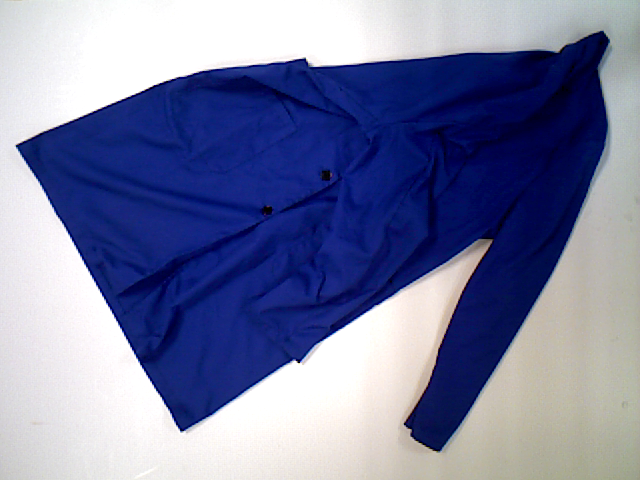
#> input picture data/robe01_1_fold.ppm, 640 x 480 px
$ python depth_plus_rgb.py   (Python 2 division)
#> lines starting #> are read from the running program, lines starting #| are printed output that depends on the picture; after the words box and inside, x2 and y2 are one past the last pixel; in counts of white or black regions, pixels touching at a corner belong together
#> in main, image is the input picture: shape (480, 640, 3); mean B, G, R 161.4, 125.5, 120.1
### segmentation.py
import cv2
import numpy as np
from matplotlib import pyplot as plt

__author__ = 'def'


def get_coloured_item(image):
    # Convert to HSV color space
    image_hsv = cv2.cvtColor(image, cv2.COLOR_BGR2HSV)
#> image_hsv: shape (480, 640, 3); mean H, S, V 85.4, 117.9, 165

    # Threshold value and saturation (using Otsu for threshold selection)
    ret, mask_s = cv2.threshold(image_hsv[:, :, 1], 0, 255, cv2.THRESH_BINARY + cv2.THRESH_OTSU)
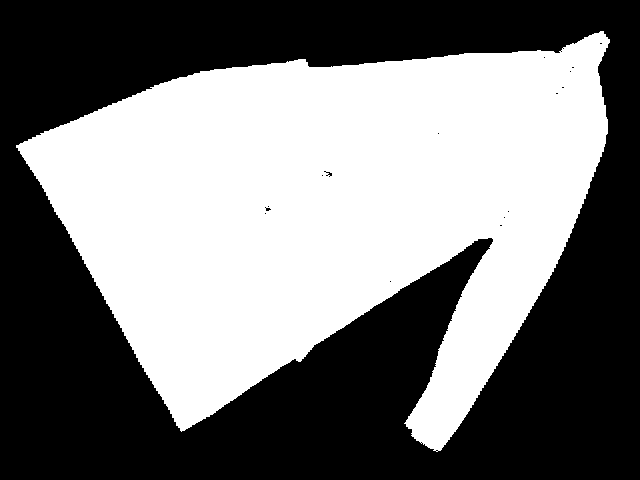
#> mask_s: shape (480, 640); 47.8% white; 1 white region, box (x1, y1, x2, y2) and area: (16, 31, 610, 452) 146850
#> ret = 122
    ret, mask_v = cv2.threshold(image_hsv[:, :, 2], 0, 255, cv2.THRESH_BINARY_INV + cv2.THRESH_OTSU)
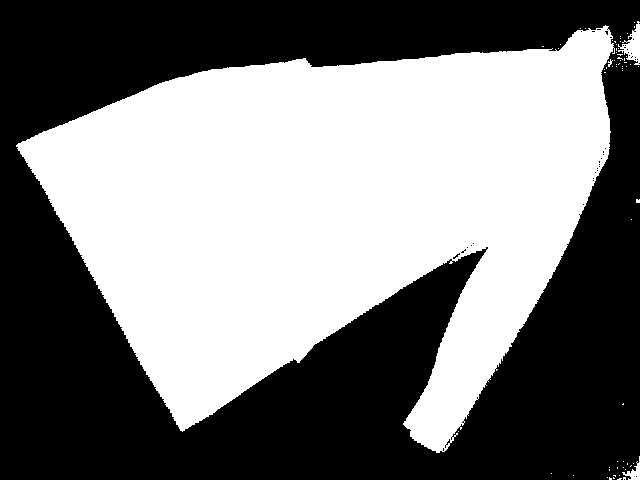
#> mask_v: shape (480, 640); 48.7% white; 64 white regions (61 under 20 px), largest, box (x1, y1, x2, y2) and area: (16, 25, 615, 453) 148960, (618, 21, 640, 65) 441, (622, 456, 640, 480) 157
#> ret = 163

    # mask = cv2.inRange(image_hsv, (0, 0, 150), (180, 100, 255))
    mask = cv2.bitwise_and(mask_s, mask_v)
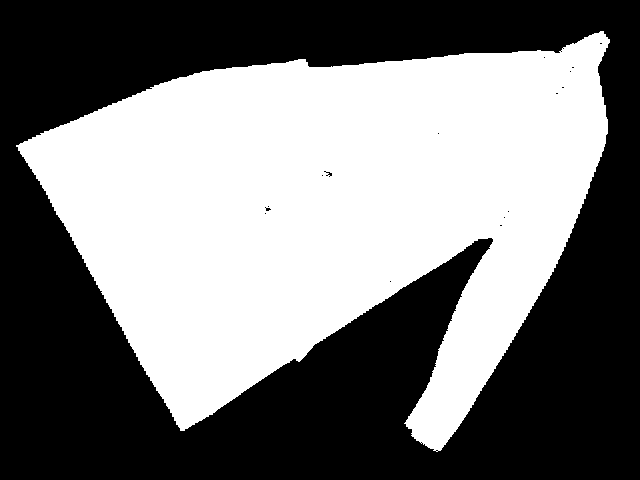
#> mask: shape (480, 640); 47.7% white; 1 white region, box (x1, y1, x2, y2) and area: (16, 31, 610, 452) 146624

    # Filter result using morphological operations (closing)
    kernel = cv2.getStructuringElement(cv2.MORPH_ELLIPSE, (5, 5))
    filtered_mask = cv2.morphologyEx(mask, cv2.MORPH_CLOSE, kernel, iterations=3)
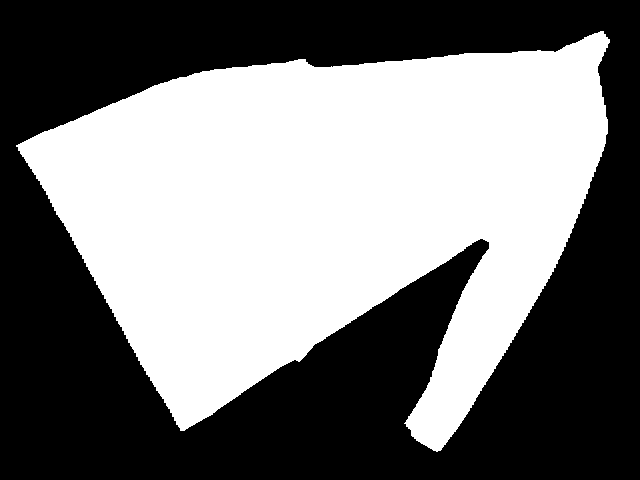
#> filtered_mask: shape (480, 640); 47.8% white; 1 white region

    # Get contours, filter them and fill them to get the final mask:
    contours, dummy = cv2.findContours(filtered_mask, cv2.RETR_EXTERNAL, cv2.CHAIN_APPROX_SIMPLE)
#> contours = 1 contour; box (x1, y1, x2, y2) and area: (16, 31, 610, 452) 145879; dummy = [[-1, -1, -1, -1]]
    contours_filtered = []
    for contour in contours:
        if len(contour) > 20 and cv2.contourArea(contour) > 150:
            contours_filtered.append(contour)
#> this loop made 1 pass
#> after the loop, contours_filtered has the same summary as contours
    contours_filtered.sort(key=lambda x: cv2.contourArea(x))
    contours_filtered.reverse()

    final_mask = np.zeros([image.shape[0], image.shape[1], 1], np.uint8)
    cv2.drawContours(final_mask, contours_filtered, 0, 255, -1)

    return final_mask

# [11 lines left out: function main, not called in this run]


# [2 lines that do not run on import are left out]

### depth_plus_rgb.py
import cv2
import numpy as np
from matplotlib import pyplot as plt
from segmentation import get_coloured_item

__author__ = 'def'

def main():
    image_paths = ['./data/robe01_1_fold.ppm', './data/robe01_2_fold.ppm', './data/sweater02_1_fold.ppm', './data/sweater02_2_fold.ppm', './data/tshirt01_1_fold.ppm',
                   './data/tshirt01_2_fold.ppm','./data/polo01_1_fold.ppm', './data/polo01_2_fold.ppm', './data/dishcloth01_2_fold.ppm', './data/dishcloth01_1_fold.ppm']

    depth_maps = ['./data/robe01_1_fold.mat', './data/robe01_2_fold.mat', './data/sweater02_1_fold.mat', './data/sweater02_2_fold.mat', './data/tshirt01_1_fold.mat',
                   './data/tshirt01_2_fold.mat','./data/polo01_1_fold.mat', './data/polo01_2_fold.mat', './data/dishcloth01_2_fold.mat', './data/dishcloth01_1_fold.mat']

    for path_rgb, path_depth in zip(image_paths, depth_maps):
        # Load image
        image = cv2.imread(path_rgb)

        # Get mask
        mask = get_coloured_item(image)
        cv2.imshow("mask", mask)
        cv2.waitKey(500)
        cv2.destroyAllWindows()

        # Load depth map
        depth_image = np.loadtxt(path_depth)
        print image.shape, image.dtype
#| (480, 640, 3) uint8
        print depth_image.shape, depth_image.dtype
        plt.imshow(np.where(mask[:,:,0]==255,depth_image.transpose(), 0 ))
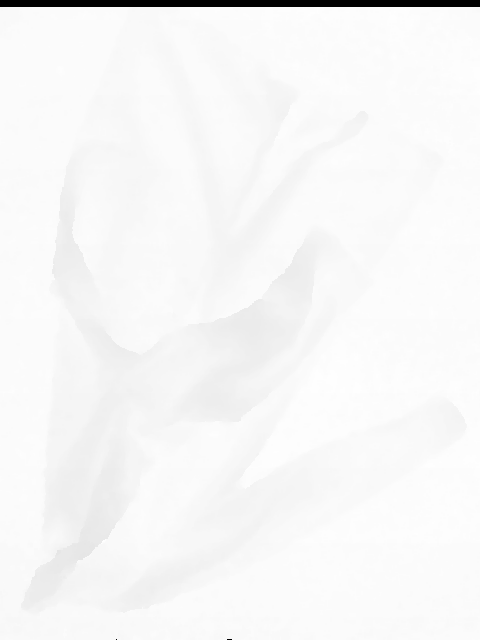
#> depth_image: shape (640, 480) float64; min 0, max 1001, mean 968; drawn with min black and max white
        plt.show()
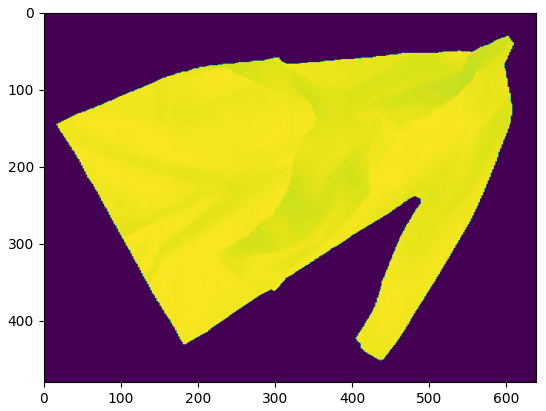
#> figure drawn by matplotlib, 1 panel
#> pass 2 of the loop in main, `for path_rgb, path_depth in zip(image_paths, depth_maps):`:
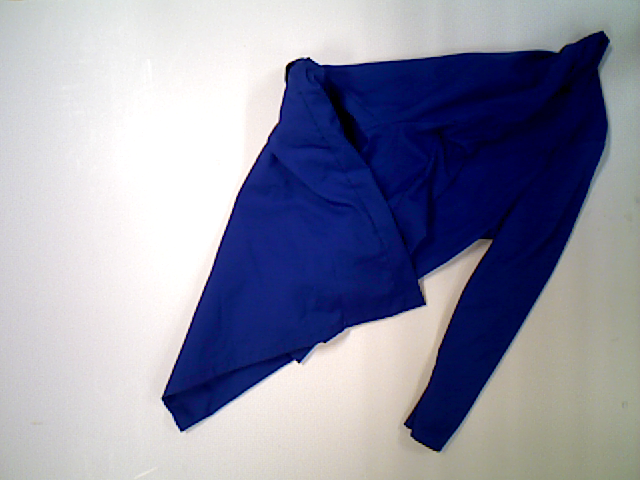
#> input picture data/robe01_2_fold.ppm, 640 x 480 px
#> in main, image is the input picture: shape (480, 640, 3); mean B, G, R 164, 143.4, 141.7
#> image_hsv: shape (480, 640, 3); mean H, S, V 77.6, 90, 169.2
#> in get_coloured_item (call 2), `ret, mask_s = cv2.threshold(image_hsv[:, :, 1], 0, 255, cv2.THRESH_BIN..`:
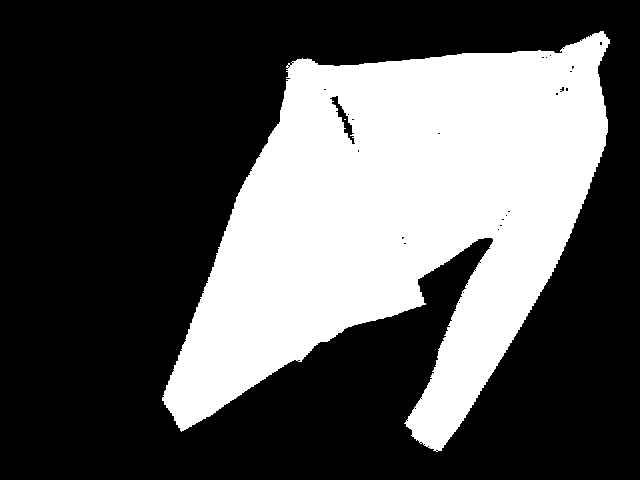
#> mask_s: shape (480, 640); 33.8% white; 2 white regions (1 under 20 px), largest, box (x1, y1, x2, y2) and area: (162, 31, 610, 452) 103811
#> in get_coloured_item (call 2), `ret, mask_s = cv2.threshold(image_hsv[:, :, 1], 0, 255, cv2.THRESH_BIN..`: ret = 126
#> mask_v: shape (480, 640); 35.5% white; 65 white regions (60 under 20 px), largest, box (x1, y1, x2, y2) and area: (162, 18, 640, 453) 108151, (601, 441, 640, 480) 588, (567, 464, 593, 480) 174, (615, 453, 630, 462) 49, (636, 197, 640, 206) 31
#> in get_coloured_item (call 2), `ret, mask_v = cv2.threshold(image_hsv[:, :, 2], 0, 255, cv2.THRESH_BIN..`: ret = 150
#> mask: shape (480, 640); 33.8% white; 2 white regions (1 under 20 px), largest, box (x1, y1, x2, y2) and area: (162, 31, 610, 452) 103722
#> filtered_mask: shape (480, 640); 33.9% white; 1 white region
#> contours = 1 contour; box (x1, y1, x2, y2) and area: (162, 31, 610, 452) 103393
#> the loop in get_coloured_item (call 2), `for contour in contours:` made 1 pass
#> after the loop in get_coloured_item (call 2), `for contour in contours:`: contours_filtered has the same summary as contours
#| (480, 640, 3) uint8
#> in main, `plt.show()`:
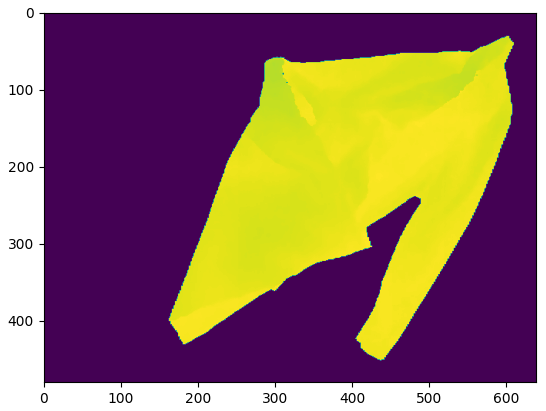
#> figure drawn by matplotlib, 1 panel
#> pass 3 of the loop in main, `for path_rgb, path_depth in zip(image_paths, depth_maps):`:
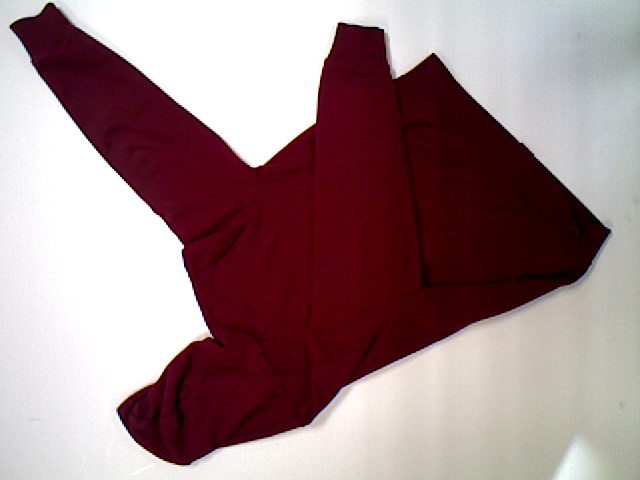
#> input picture data/sweater02_1_fold.ppm, 640 x 480 px
#> in main, image is the input picture: shape (480, 640, 3); mean B, G, R 134.8, 132.1, 158.8
#> image_hsv: shape (480, 640, 3); mean H, S, V 79.8, 108.3, 160.2
#> in get_coloured_item (call 3), `ret, mask_s = cv2.threshold(image_hsv[:, :, 1], 0, 255, cv2.THRESH_BIN..`:
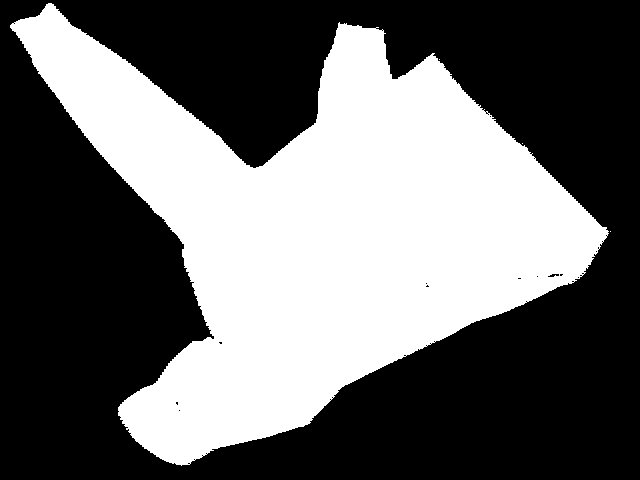
#> mask_s: shape (480, 640); 40.7% white; 4 white regions (3 under 20 px), largest, box (x1, y1, x2, y2) and area: (10, 3, 609, 466) 125165
#> in get_coloured_item (call 3), `ret, mask_s = cv2.threshold(image_hsv[:, :, 1], 0, 255, cv2.THRESH_BIN..`: ret = 130
#> mask_v: shape (480, 640); 41.2% white; 4 white regions (3 under 20 px), largest, box (x1, y1, x2, y2) and area: (10, 3, 612, 465) 126623
#> in get_coloured_item (call 3), `ret, mask_v = cv2.threshold(image_hsv[:, :, 2], 0, 255, cv2.THRESH_BIN..`: ret = 145
#> mask: shape (480, 640); 40.7% white; 4 white regions (3 under 20 px), largest, box (x1, y1, x2, y2) and area: (10, 3, 609, 465) 125006
#> filtered_mask: shape (480, 640); 40.8% white; 1 white region
#> contours = 1 contour; box (x1, y1, x2, y2) and area: (10, 0, 611, 465) 124404
#> the loop in get_coloured_item (call 3), `for contour in contours:` made 1 pass
#> after the loop in get_coloured_item (call 3), `for contour in contours:`: contours_filtered has the same summary as contours
#| (480, 640, 3) uint8
#> in main, `plt.show()`:
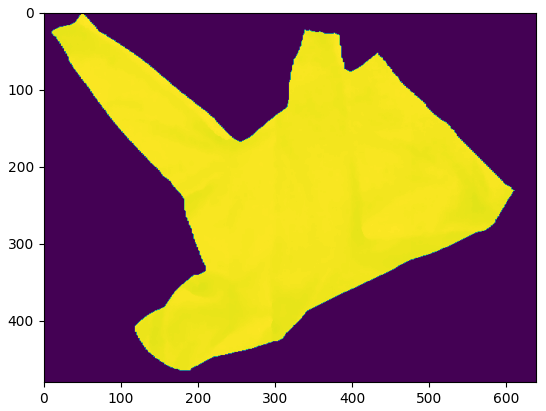
#> figure drawn by matplotlib, 1 panel
#> the loop made 6 passes; the first 3 are shown


if __name__ == '__main__':
#> (the run stopped early here; a loop or call above may not have finished)
